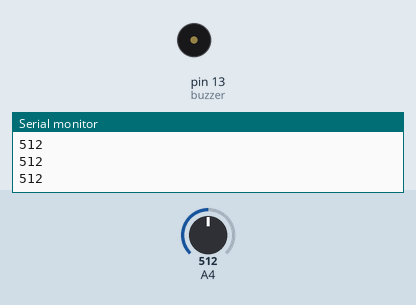
This sketch was run on a simulated Arduino Mega 2560, built with avr-gcc and run on an emulated ATmega2560. Shown: buzzer (waves = sounding), the last lines printed to the serial monitor. Inputs (shaded band) come from the test bench; at power-on: A4 = 512.

Above: at 1.2 s.
1.3 s: A4 set to 688
2.8 s: A4 set to 712
At 3.2 s:
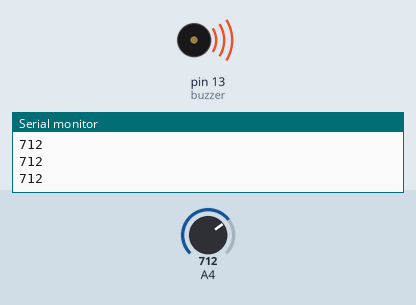
Timing chart, 0 to 5.8 s (numbered marks = the images above; inputs shaded):
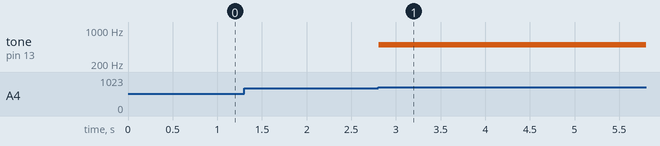

The sketch:

lab1-3.ino
```cpp
int buzzer = 13 ;
int LDR = 36 ;
int valueLDR = 0 ;
void setup() {
  pinMode(buzzer,OUTPUT);
  pinMode(LDR,INPUT);
  Serial.begin(9600);
}

void loop() {
  valueLDR = analogRead(LDR);
  Serial.println(valueLDR);

  if(valueLDR > 700) {
  tone(buzzer,500,500);
  delay(100);
  }

}
```

Measured:
- the behaviour switches between 700 and 701 on A4 (found by bisection; images 0 and 1)
- after the input at 2.8 s, tone on pin 13 (buzzer): silent → 500 Hz at once
